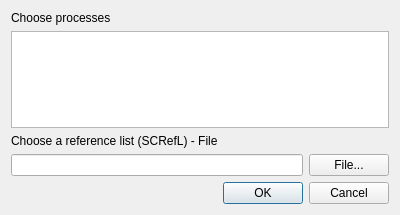
<?xml version="1.0" encoding="UTF-8"?>
<ui version="4.0">
 <class>ImportReferenceListDialog</class>
 <widget class="QDialog" name="ImportReferenceListDialog">
  <property name="geometry">
   <rect>
    <x>0</x>
    <y>0</y>
    <width>400</width>
    <height>215</height>
   </rect>
  </property>
  <property name="windowTitle">
   <string>Import reference list</string>
  </property>
  <property name="windowIcon">
   <iconset resource="../Icons.qrc">
    <normaloff>:/Icons/car.png</normaloff>:/Icons/car.png</iconset>
  </property>
  <layout class="QVBoxLayout" name="verticalLayout_3">
   <item>
    <layout class="QVBoxLayout" name="verticalLayout_2">
     <item>
      <widget class="QLabel" name="label">
       <property name="text">
        <string>Choose processes</string>
       </property>
      </widget>
     </item>
     <item>
      <widget class="QListWidget" name="listWidgetProcesses"/>
     </item>
    </layout>
   </item>
   <item>
    <layout class="QVBoxLayout" name="verticalLayout">
     <item>
      <widget class="QLabel" name="label_2">
       <property name="text">
        <string>Choose a reference list (SCRefL) - File</string>
       </property>
      </widget>
     </item>
     <item>
      <layout class="QHBoxLayout" name="horizontalLayout">
       <item>
        <widget class="QLineEdit" name="lineEditSCRefL"/>
       </item>
       <item>
        <widget class="QPushButton" name="pushButtonSCRefL">
         <property name="text">
          <string>File...</string>
         </property>
        </widget>
       </item>
      </layout>
     </item>
    </layout>
   </item>
   <item>
    <widget class="QDialogButtonBox" name="buttonBox">
     <property name="orientation">
      <enum>Qt::Horizontal</enum>
     </property>
     <property name="standardButtons">
      <set>QDialogButtonBox::Cancel|QDialogButtonBox::Ok</set>
     </property>
    </widget>
   </item>
  </layout>
 </widget>
 <resources>
  <include location="../Icons.qrc"/>
 </resources>
 <connections>
  <connection>
   <sender>buttonBox</sender>
   <signal>accepted()</signal>
   <receiver>ImportReferenceListDialog</receiver>
   <slot>accept()</slot>
   <hints>
    <hint type="sourcelabel">
     <x>248</x>
     <y>254</y>
    </hint>
    <hint type="destinationlabel">
     <x>157</x>
     <y>274</y>
    </hint>
   </hints>
  </connection>
  <connection>
   <sender>buttonBox</sender>
   <signal>rejected()</signal>
   <receiver>ImportReferenceListDialog</receiver>
   <slot>reject()</slot>
   <hints>
    <hint type="sourcelabel">
     <x>316</x>
     <y>260</y>
    </hint>
    <hint type="destinationlabel">
     <x>286</x>
     <y>274</y>
    </hint>
   </hints>
  </connection>
 </connections>
</ui>
